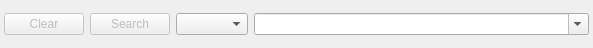
<?xml version="1.0" encoding="UTF-8"?>
<ui version="4.0">
 <class>SSearchBase</class>
 <widget class="QWidget" name="SSearchBase">
  <property name="geometry">
   <rect>
    <x>0</x>
    <y>0</y>
    <width>593</width>
    <height>48</height>
   </rect>
  </property>
  <property name="windowTitle">
   <string>SSearchBase</string>
  </property>
  <layout class="QHBoxLayout">
   <property name="spacing">
    <number>2</number>
   </property>
   <property name="margin">
    <number>4</number>
   </property>
   <item>
    <layout class="QHBoxLayout">
     <item>
      <widget class="QPushButton" name="clearqPB">
       <property name="enabled">
        <bool>false</bool>
       </property>
       <property name="toolTip">
        <string>Erase search entry</string>
       </property>
       <property name="text">
        <string>Clear</string>
       </property>
       <property name="shortcut">
        <string>Ctrl+S</string>
       </property>
      </widget>
     </item>
     <item>
      <widget class="QPushButton" name="searchPB">
       <property name="enabled">
        <bool>false</bool>
       </property>
       <property name="toolTip">
        <string>Start query</string>
       </property>
       <property name="text">
        <string>Search</string>
       </property>
       <property name="shortcut">
        <string/>
       </property>
      </widget>
     </item>
     <item>
      <widget class="QComboBox" name="searchTypCMB">
       <property name="focusPolicy">
        <enum>Qt::TabFocus</enum>
       </property>
       <property name="toolTip">
        <string>Choose search type.</string>
       </property>
      </widget>
     </item>
     <item>
      <widget class="QComboBox" name="queryText">
       <property name="sizePolicy">
        <sizepolicy hsizetype="Expanding" vsizetype="Fixed">
         <horstretch>8</horstretch>
         <verstretch>0</verstretch>
        </sizepolicy>
       </property>
       <property name="minimumSize">
        <size>
         <width>155</width>
         <height>0</height>
        </size>
       </property>
       <property name="toolTip">
        <string>Enter search terms here. Type ESC SPC for completions of current term.</string>
       </property>
       <property name="editable">
        <bool>true</bool>
       </property>
       <property name="maxCount">
        <number>200</number>
       </property>
       <property name="insertPolicy">
        <enum>QComboBox::NoInsert</enum>
       </property>
       <property name="duplicatesEnabled">
        <bool>false</bool>
       </property>
      </widget>
     </item>
    </layout>
   </item>
  </layout>
 </widget>
 <layoutdefault spacing="6" margin="0"/>
 <resources/>
 <connections/>
</ui>
